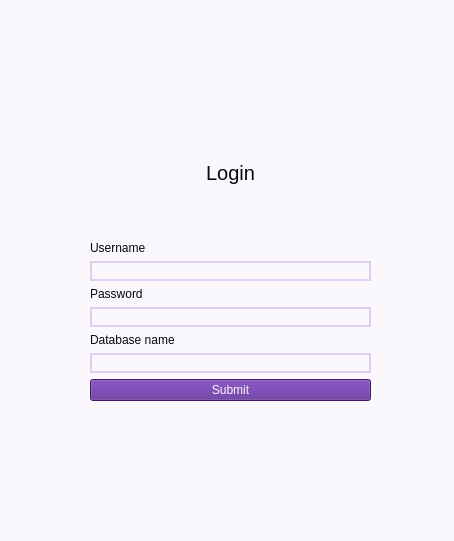
<?xml version="1.0" encoding="UTF-8"?>
<ui version="4.0">
 <class>MainWindow</class>
 <widget class="QMainWindow" name="MainWindow">
  <property name="geometry">
   <rect>
    <x>0</x>
    <y>0</y>
    <width>454</width>
    <height>541</height>
   </rect>
  </property>
  <property name="sizePolicy">
   <sizepolicy hsizetype="Fixed" vsizetype="Fixed">
    <horstretch>0</horstretch>
    <verstretch>0</verstretch>
   </sizepolicy>
  </property>
  <property name="windowTitle">
   <string>LMS-400 | Login</string>
  </property>
  <property name="windowIcon">
   <iconset>
    <normaloff>../assets/logo.png</normaloff>../assets/logo.png</iconset>
  </property>
  <property name="styleSheet">
   <string notr="true">background-color : #faf7fd;</string>
  </property>
  <widget class="QWidget" name="centralwidget">
   <widget class="QWidget" name="">
    <property name="geometry">
     <rect>
      <x>90</x>
      <y>110</y>
      <width>281</width>
      <height>291</height>
     </rect>
    </property>
    <layout class="QVBoxLayout" name="verticalLayout">
     <item>
      <widget class="QLabel" name="label_4">
       <property name="font">
        <font>
         <pointsize>15</pointsize>
        </font>
       </property>
       <property name="styleSheet">
        <string notr="true">color : #0a050f;</string>
       </property>
       <property name="text">
        <string>Login</string>
       </property>
       <property name="alignment">
        <set>Qt::AlignCenter</set>
       </property>
      </widget>
     </item>
     <item>
      <layout class="QFormLayout" name="formLayout">
       <property name="rowWrapPolicy">
        <enum>QFormLayout::WrapAllRows</enum>
       </property>
       <item row="0" column="0" colspan="2">
        <widget class="QLabel" name="label">
         <property name="styleSheet">
          <string notr="true">color : #0a050f;</string>
         </property>
         <property name="text">
          <string>Username</string>
         </property>
        </widget>
       </item>
       <item row="1" column="1">
        <widget class="QLineEdit" name="DbUsername">
         <property name="styleSheet">
          <string notr="true">border : 2px solid #deceef;</string>
         </property>
        </widget>
       </item>
       <item row="3" column="0">
        <widget class="QLabel" name="label_3">
         <property name="styleSheet">
          <string notr="true">color : #0a050f;</string>
         </property>
         <property name="text">
          <string>Password</string>
         </property>
        </widget>
       </item>
       <item row="3" column="1">
        <widget class="QLineEdit" name="DbPassword">
         <property name="styleSheet">
          <string notr="true">border : 2px solid #deceef;</string>
         </property>
        </widget>
       </item>
       <item row="6" column="0" colspan="2">
        <widget class="QLabel" name="label_2">
         <property name="styleSheet">
          <string notr="true">color : #0a050f;</string>
         </property>
         <property name="text">
          <string>Database name</string>
         </property>
        </widget>
       </item>
       <item row="8" column="1">
        <widget class="QLineEdit" name="DbName">
         <property name="styleSheet">
          <string notr="true">border : 2px solid #deceef;</string>
         </property>
        </widget>
       </item>
      </layout>
     </item>
     <item>
      <widget class="QPushButton" name="LoginButton">
       <property name="styleSheet">
        <string notr="true">background-color : #59248f; color : #faf7fd;</string>
       </property>
       <property name="text">
        <string>Submit</string>
       </property>
      </widget>
     </item>
    </layout>
   </widget>
  </widget>
  <widget class="QStatusBar" name="statusbar"/>
 </widget>
 <resources/>
 <connections/>
</ui>
